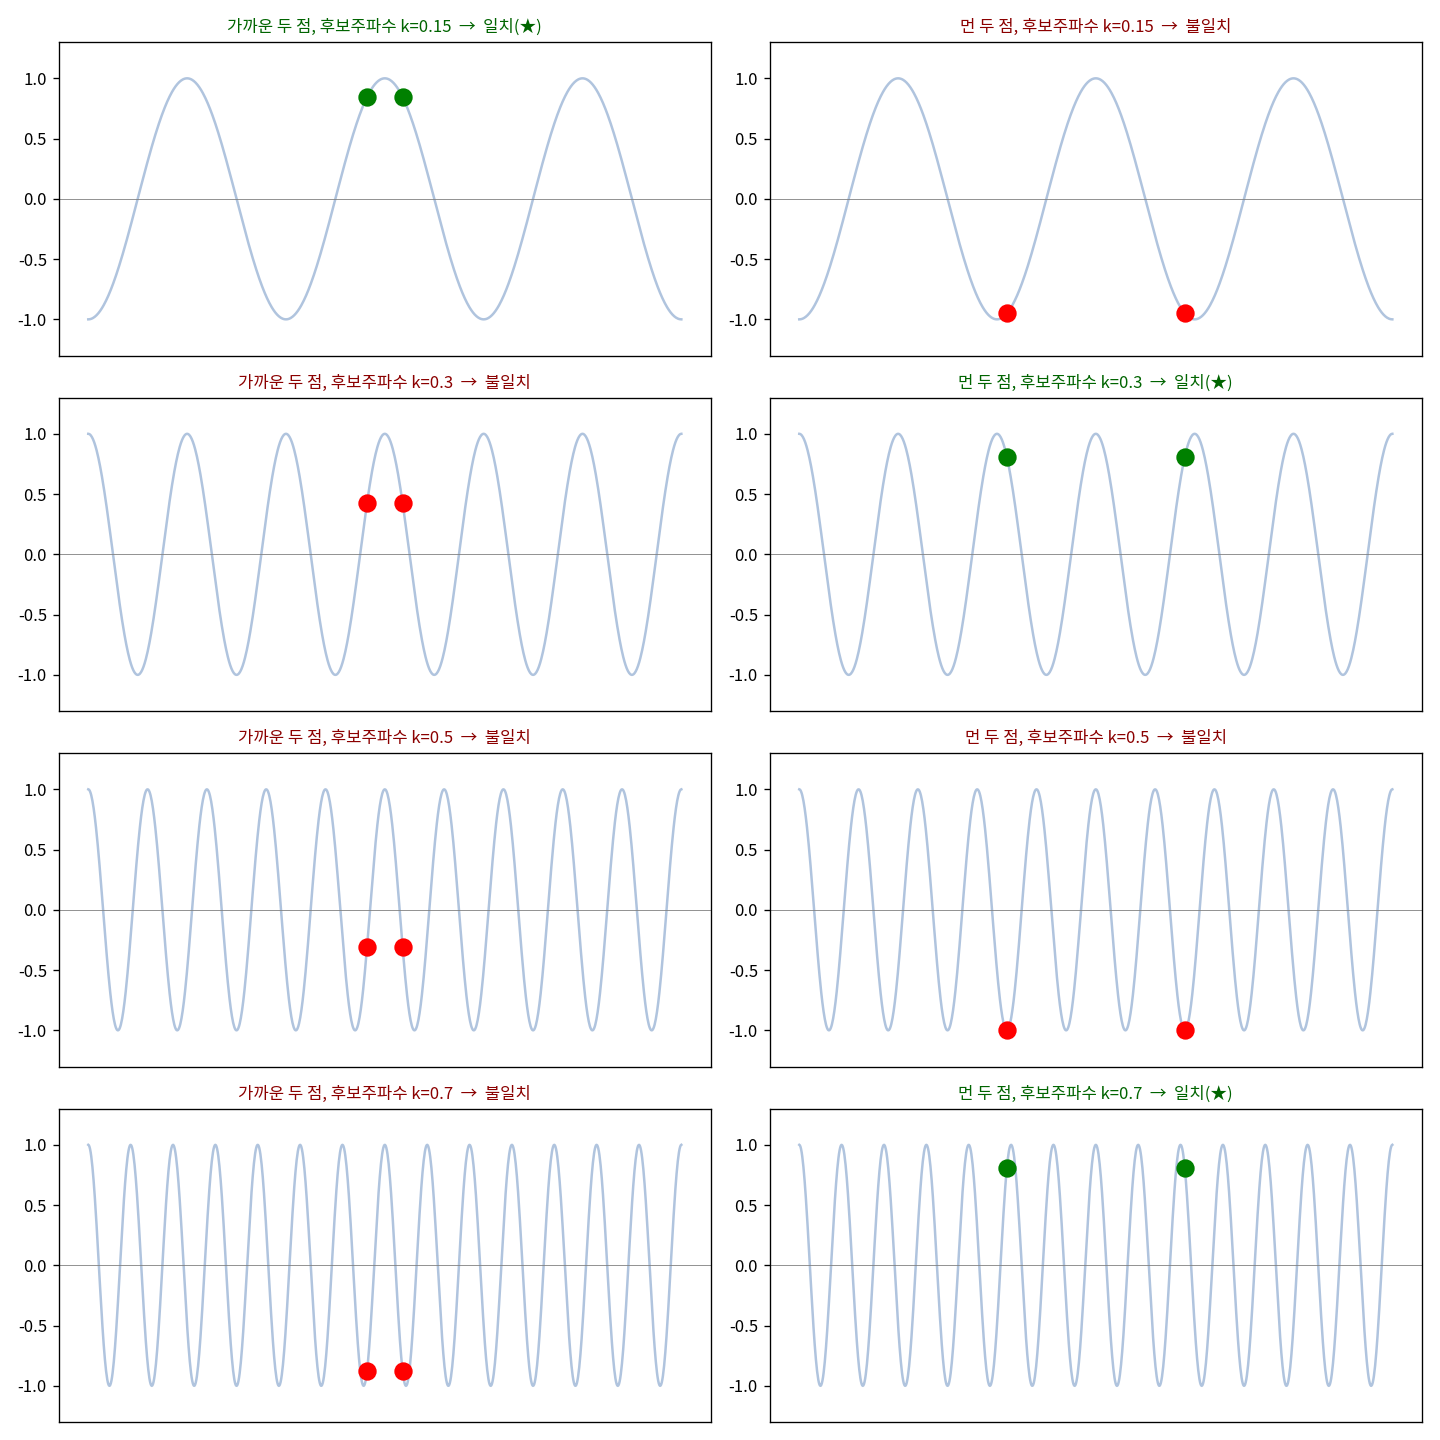

Generate this figure with Python:
import numpy as np
import matplotlib
matplotlib.use("Agg")
import matplotlib.font_manager as fm
import matplotlib.pyplot as plt

fm.fontManager.addfont('/usr/share/fonts/opentype/noto/NotoSansCJK-Regular.ttc')
plt.rcParams['font.family'] = 'Noto Sans CJK JP'
plt.rcParams['axes.unicode_minus'] = False

x = np.linspace(-10, 10, 1000)
freqs = [0.15, 0.3, 0.5, 0.7]  # 후보 주파수들 (점점 촘촘해짐)

d_small = 1.2   # 두 점이 가까움
d_large = 6.0   # 두 점이 멂

fig, axes = plt.subplots(len(freqs), 2, figsize=(12, 12))

for row, k in enumerate(freqs):
    for col, d in enumerate([d_small, d_large]):
        ax = axes[row, col]
        wave = np.cos(2*np.pi*k*x)
        ax.plot(x, wave, color="lightsteelblue", lw=1.5)
        p1, p2 = -d/2, d/2
        y1, y2 = np.cos(2*np.pi*k*p1), np.cos(2*np.pi*k*p2)
        aligned = (y1 > 0.7 and y2 > 0.7)
        color = "green" if aligned else "red"
        ax.plot([p1,p2],[y1,y2], "o", color=color, markersize=10, zorder=5)
        ax.axhline(0, color="gray", lw=0.5)
        status = "일치(★)" if aligned else "불일치"
        d_label = "가까운 두 점" if col==0 else "먼 두 점"
        ax.set_title(f"{d_label}, 후보주파수 k={k}  →  {status}", fontsize=10,
                     color=("darkgreen" if aligned else "darkred"))
        ax.set_ylim(-1.3, 1.3)
        ax.set_xticks([]); 

plt.tight_layout()
path = "/sessions/awesome-dazzling-mccarthy/mnt/outputs/practice/11_reciprocal_explain.png"
plt.savefig(path, dpi=120)
plt.close()
print("saved:", path)
